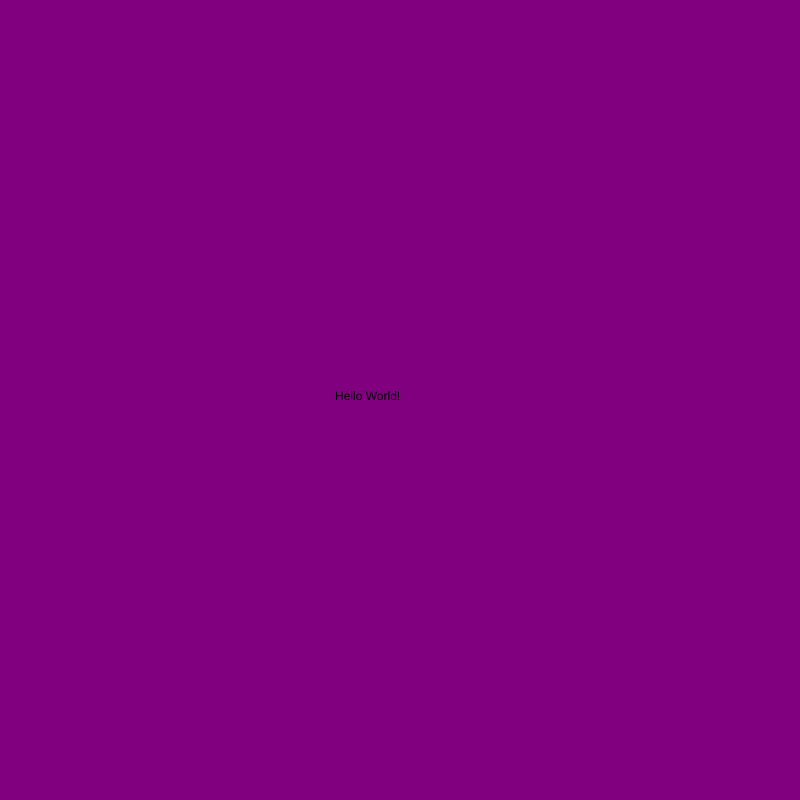
Frame 1 (no input)
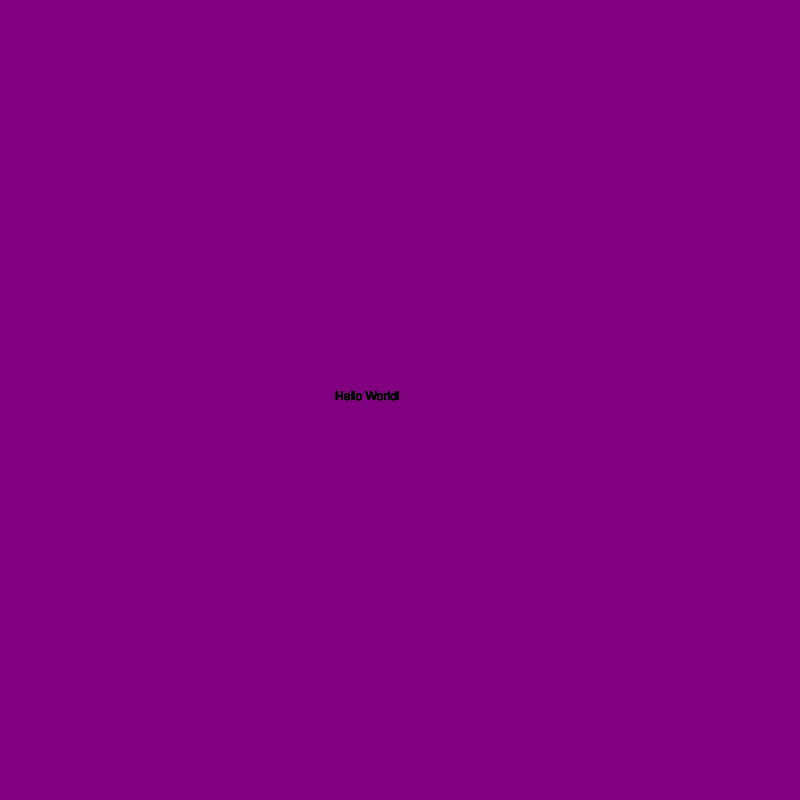
Frame 60 (no input)
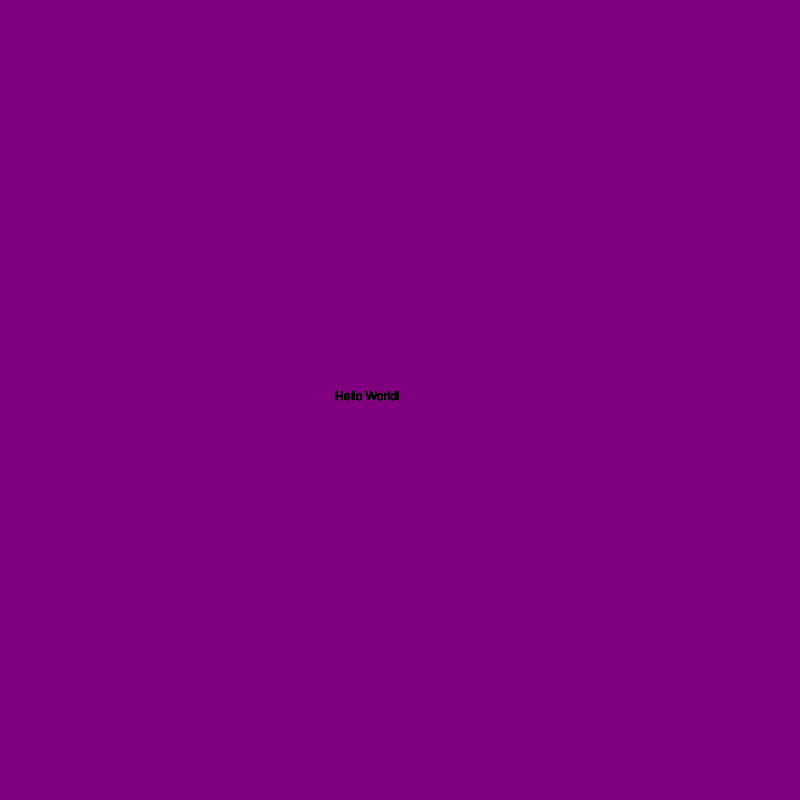
Frame 120 (the mouse pressed at the canvas centre since frame 60)

The p5.js sketch that drew these frames (run headless with seeded random() and noise() and a simulated clock; from frame 60 on, the mouse is pressed at the canvas centre):

// p5.js sketch
// ── sketch.js
// Place to define beginning project environment.
function setup(){

  // Defines how large web canvas should be which in this case is 800px by 800px.
  createCanvas( 800, 800 );

    // Defines what color the web canvas background should be.
    background('purple');
}


// Declare Draw() function.
function draw(){

  // Defining content and position of web text.
  // text( "Hello World!", 400, 400 );
  // text( "Hello World!", 350, 400 );
  // text( "Hello World!", 340, 400 );
  // text( "Hello World!", 330, 400 );
  text( "Hello World!", 335, 400 );
}
